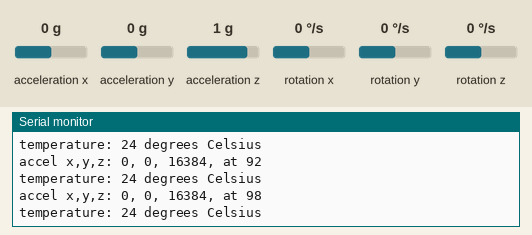
The sketch below on a simulated Arduino Uno, built with avr-gcc and run on an emulated ATmega328P. Parts: the last lines printed to the serial monitor. Wiring (inferred from the names in the program): MPU-6050 motion sensor at I2C address 0x68. The inputs (shaded band) are chosen by the test bench; at power-on: acceleration x 0 g, acceleration y 0 g, acceleration z 1 g, rotation x 0 °/s, rotation y 0 °/s, rotation z 0 °/s.

Above: at 1.2 s.
1.3 s: acceleration x set to -1.4 g
At 1.5 s:
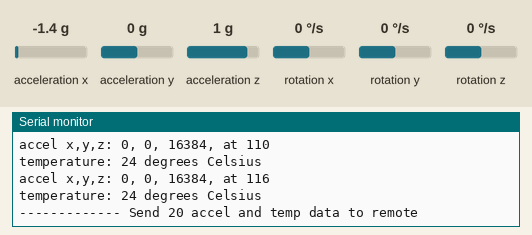
4.3 s: acceleration y set to 0.8 g
At 4.71 s:
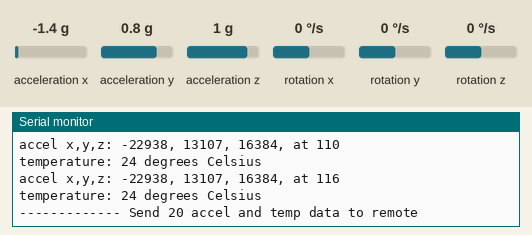
7.3 s: acceleration z set to -1.4 g
At 8.09 s:
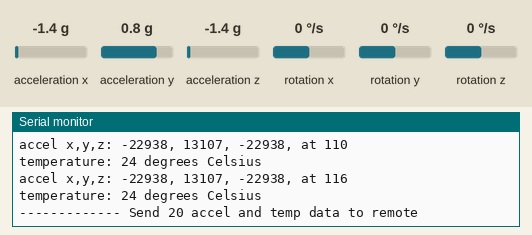
10.3 s: acceleration x set to 0 g
At 11.43 s:
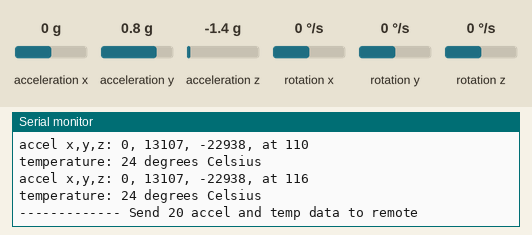
13.3 s: acceleration y set to -1.4 g
At 14.65 s:
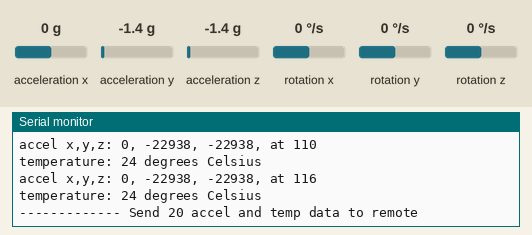
16.3 s: acceleration z set to 0.8 g
At 17.87 s:
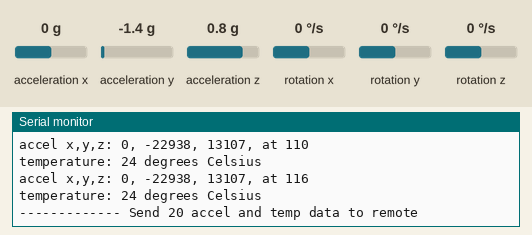
Timing chart, 0 to 19.4 s (numbered marks = the images above; inputs shaded):
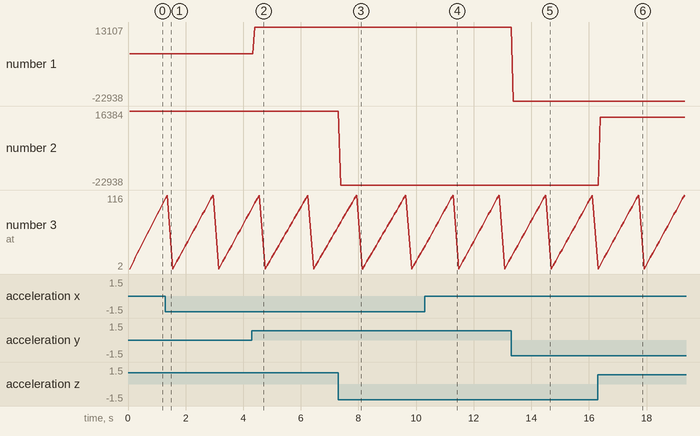

The sketch:

RetroBand_Arduino.ino
```cpp
#include <math.h>
#include <Wire.h>
#include <SoftwareSerial.h>

/* time */
#define SENDING_INTERVAL 1000
#define SENSOR_READ_INTERVAL 50
unsigned long prevSensoredTime = 0;
unsigned long curSensoredTime = 0;

/* Bluetooth module*/
SoftwareSerial BTSerial(2, 3); //Bluetooth (TX, RX) settings

/* Data buffer */
#define ACCEL_BUFFER_COUNT 125
byte aAccelBuffer[ACCEL_BUFFER_COUNT];
int iAccelIndex = 2;
double temperature = 0;

/* MPU-6050 sensor */
#define MPU6050_ACCEL_XOUT_H 0x3B // R
#define MPU6050_PWR_MGMT_1 0x6B // R/W
#define MPU6050_PWR_MGMT_2 0x6C // R/W
#define MPU6050_WHO_AM_I 0x75 // R
#define MPU6050_I2C_ADDRESS 0x68

typedef union accel_t_gyro_union {
	struct {
		uint8_t x_accel_h;
		uint8_t x_accel_l;
		uint8_t y_accel_h;
		uint8_t y_accel_l;
		uint8_t z_accel_h;
		uint8_t z_accel_l;
		uint8_t t_h;
		uint8_t t_l;
		uint8_t x_gyro_h;
		uint8_t x_gyro_l;
		uint8_t y_gyro_h;
		uint8_t y_gyro_l;
		uint8_t z_gyro_h;
		uint8_t z_gyro_l;
	} reg;

	struct {
		int x_accel;
		int y_accel;
		int z_accel;
		int temperature;
		int x_gyro;
		int y_gyro;
		int z_gyro;
	} value;
};


void setup() {
	int error;
	uint8_t c;

	Serial.begin(9600);
	Wire.begin();
	BTSerial.begin(9600);  // set the data rate for the BT port

	// default at power-up:
	// Gyro at 250 degrees second
	// Acceleration at 2g
	// Clock source at internal 8MHz
	// The device is in sleep mode.
	//
	error = MPU6050_read (MPU6050_WHO_AM_I, &c, 1);
	Serial.print(F("WHO_AM_I : "));
	Serial.print(c,HEX);
	Serial.print(F(", error = "));
	Serial.println(error,DEC);

	// According to the datasheet, the 'sleep' bit
	// should read a '1'. But I read a '0'.
	// That bit has to be cleared, since the sensor
	// is in sleep mode at power-up. Even if the
	// bit reads '0'.
	error = MPU6050_read (MPU6050_PWR_MGMT_2, &c, 1);
	Serial.print(F("PWR_MGMT_2 : "));
	Serial.print(c,HEX);
	Serial.print(F(", error = "));
	Serial.println(error,DEC);

	//Bits:
  //0-2 -clksel(0 - internal 8MHz oscillator)
  //3 - Temp_DIS
  //4 - --
  //5 - CYCLE
  //6 - SLEEP
  //7 - DEVICE_RESET
	MPU6050_write_reg (MPU6050_PWR_MGMT_1, 0);

	initBuffer();
}

void loop() {
  curSensoredTime = millis();

  // Read from sensor
  if(curSensoredTime - prevSensoredTime > SENSOR_READ_INTERVAL) {
    readFromSensor();  // Read from sensor
    prevSensoredTime = curSensoredTime;

    // Send buffer data to remote
    if(iAccelIndex >= ACCEL_BUFFER_COUNT - 3) {
      sendToRemote();
      initBuffer();
      Serial.println("------------- Send 20 accel and temp data to remote");
    }

  }
}

/**************************************************
 * BT Transaction
 **************************************************/
void sendToRemote() {
  // Write gabage bytes
  //BTSerial.write( "accel" );
  BTSerial.print("t");
  BTSerial.print(temperature, 0);

  // Write accel data
  //BTSerial.write( (char*)aAccelBuffer );
  BTSerial.write( aAccelBuffer, ACCEL_BUFFER_COUNT );
}

/**************************************************
 * Read data from sensor and save it
 **************************************************/
void readFromSensor() {
  int error;
  double dT;
  accel_t_gyro_union accel_t_gyro;

  error = MPU6050_read (MPU6050_ACCEL_XOUT_H, (uint8_t *) &accel_t_gyro, sizeof(accel_t_gyro));
  if(error != 0) {
    Serial.print(F("Read accel, temp and gyro, error = "));
    Serial.println(error,DEC);
  }

  // Swap all high and low bytes.
  // After this, the registers values are swapped,
  // so the structure name like x_accel_l does no
  // longer contain the lower byte.
  uint8_t swap;
  #define SWAP(x,y) swap = x; x = y; y = swap
  SWAP (accel_t_gyro.reg.x_accel_h, accel_t_gyro.reg.x_accel_l);
  SWAP (accel_t_gyro.reg.y_accel_h, accel_t_gyro.reg.y_accel_l);
  SWAP (accel_t_gyro.reg.z_accel_h, accel_t_gyro.reg.z_accel_l);
  SWAP (accel_t_gyro.reg.t_h, accel_t_gyro.reg.t_l);
  SWAP (accel_t_gyro.reg.x_gyro_h, accel_t_gyro.reg.x_gyro_l);
  SWAP (accel_t_gyro.reg.y_gyro_h, accel_t_gyro.reg.y_gyro_l);
  SWAP (accel_t_gyro.reg.z_gyro_h, accel_t_gyro.reg.z_gyro_l);

  // Print the raw acceleration values
  Serial.print(F("accel x,y,z: "));
  Serial.print(accel_t_gyro.value.x_accel, DEC);
  Serial.print(F(", "));
  Serial.print(accel_t_gyro.value.y_accel, DEC);
  Serial.print(F(", "));
  Serial.print(accel_t_gyro.value.z_accel, DEC);
  Serial.print(F(", at "));
  Serial.print(iAccelIndex);
  Serial.println(F(""));

  if(iAccelIndex < ACCEL_BUFFER_COUNT && iAccelIndex > 1) {
    int tempX = accel_t_gyro.value.x_accel;
    int tempY = accel_t_gyro.value.y_accel;
    int tempZ = accel_t_gyro.value.z_accel;

    /*
    // Check min, max value
    if(tempX > 16380) tempX = 16380;
    if(tempY > 16380) tempY = 16380;
    if(tempZ > 16380) tempZ = 16380;

    if(tempX < -16380) tempX = -16380;
    if(tempY < -16380) tempY = -16380;
    if(tempZ < -16380) tempZ = -16380;

    // We dont use negative value
    tempX += 16380;
    tempY += 16380;
    tempZ += 16380;
    */

    char temp = (char)(tempX >> 8);
    if(temp == 0x00)
      temp = 0x7f;
    aAccelBuffer[iAccelIndex] = temp;
    iAccelIndex++;
    temp = (char)(tempX);
    if(temp == 0x00)
      temp = 0x01;
    aAccelBuffer[iAccelIndex] = temp;
    iAccelIndex++;

    temp = (char)(tempY >> 8);
    if(temp == 0x00)
      temp = 0x7f;
    aAccelBuffer[iAccelIndex] = temp;
    iAccelIndex++;
    temp = (char)(tempY);
    if(temp == 0x00)
      temp = 0x01;
    aAccelBuffer[iAccelIndex] = temp;
    iAccelIndex++;

    temp = (char)(tempZ >> 8);
    if(temp == 0x00)
      temp = 0x7f;
    aAccelBuffer[iAccelIndex] = temp;
    iAccelIndex++;
    temp = (char)(tempZ);
    if(temp == 0x00)
      temp = 0x01;
    aAccelBuffer[iAccelIndex] = temp;
    iAccelIndex++;
  }

    // The temperature sensor is -40 to +85 degrees Celsius.
    // It is a signed integer.

    Serial.print(F("temperature: "));
    // as in RM file
    temperature = ( (double) accel_t_gyro.value.temperature) / 340.0 + 36.53;
    Serial.print(temperature, 0);
    Serial.print(F(" degrees Celsius"));
    Serial.println(F(""));

    // Print the raw gyro values.
  //  Serial.print(F("gyro x,y,z : "));
  //  Serial.print(accel_t_gyro.value.x_gyro, DEC);
  //  Serial.print(F(", "));
  //  Serial.print(accel_t_gyro.value.y_gyro, DEC);
  //  Serial.print(F(", "));
  //  Serial.print(accel_t_gyro.value.z_gyro, DEC);
  //  Serial.println(F(""));
}

/**************************************************
 * MPU-6050 Sensor read/write
 **************************************************/
int MPU6050_read(int start, uint8_t *buffer, int size)
{
	int i, n, error;

	Wire.beginTransmission(MPU6050_I2C_ADDRESS);

	n = Wire.write(start);
	if (n != 1)
		return (-10);

	n = Wire.endTransmission(false); // hold the I2C-bus
	if (n != 0)
		return (n);

	// Third parameter is true: relase I2C-bus after data is read.
	Wire.requestFrom(MPU6050_I2C_ADDRESS, size, true);
	i = 0;
	while(Wire.available() && i<size)
	{
		buffer[i++]=Wire.read();
	}
	if ( i != size)
		return (-11);
	return (0); // return : no error
}

int MPU6050_write(int start, const uint8_t *pData, int size)
{
	int n, error;

	Wire.beginTransmission(MPU6050_I2C_ADDRESS);

	n = Wire.write(start); // write the start address
	if (n != 1)
		return (-20);

	n = Wire.write(pData, size); // write data bytes
	if (n != size)
		return (-21);

	error = Wire.endTransmission(true); // release the I2C-bus
	if (error != 0)
		return (error);
	return (0); // return : no error
}

int MPU6050_write_reg(int reg, uint8_t data)
{
	int error;
	error = MPU6050_write(reg, &data, 1);
	return (error);
}


/**************************************************
 * Utilities
 **************************************************/
void initBuffer() {
  iAccelIndex = 2;
  for(int i=iAccelIndex; i<ACCEL_BUFFER_COUNT; i++) {
    aAccelBuffer[i] = 0x00;
  }

  aAccelBuffer[0] = 0xfe;
  aAccelBuffer[1] = 0xfd;
  aAccelBuffer[122] = 0xfd;
  aAccelBuffer[123] = 0xfe;
  aAccelBuffer[124] = 0x00;

}
```

Measured:
- after the input at 4.3 s, the serial monitor: prints a new line after 0.11 s (image 2)
- after the input at 7.3 s, the serial monitor: prints a new line after 0.08 s (image 3)
- after the input at 10.3 s, the serial monitor: prints a new line after 0.09 s (image 4)
- after the input at 13.3 s, the serial monitor: prints a new line after 0.07 s (image 5)
- after the input at 16.3 s, the serial monitor: prints a new line after 0.09 s (image 6)
- plotted number 1: 0 → 13107 after the input at 4.3 s
- plotted number 2: -22938 → 13107 after the input at 16.3 s
